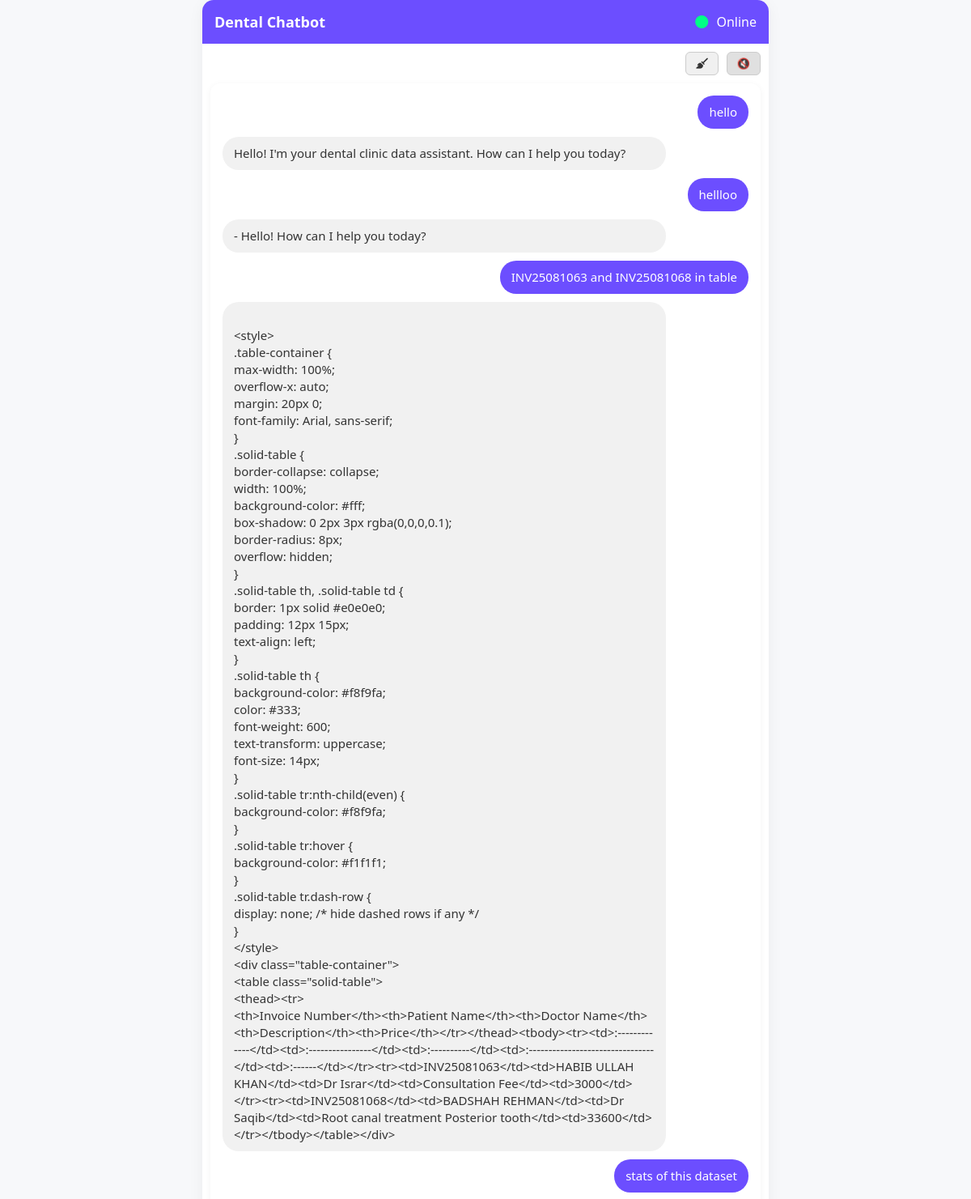
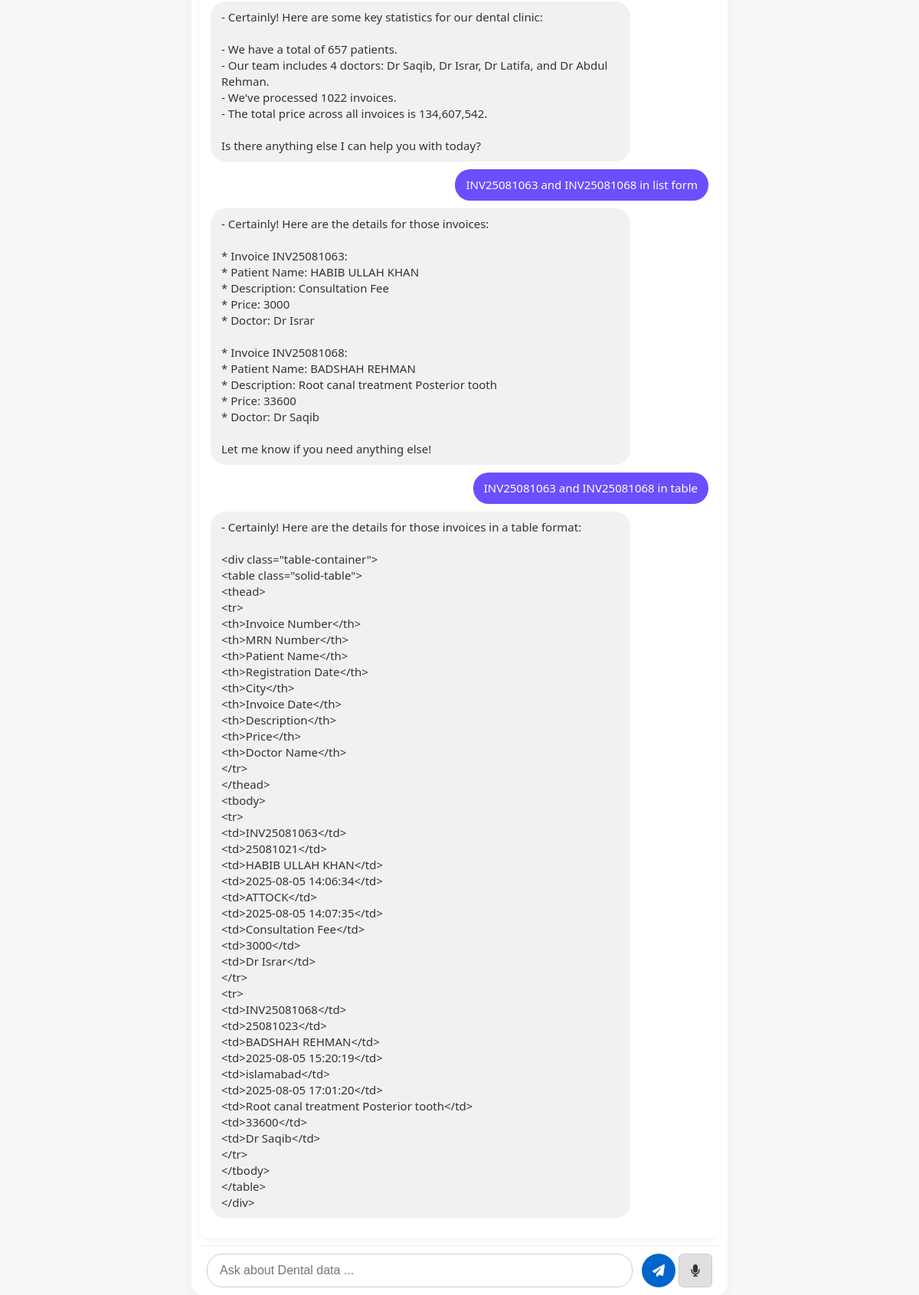
Before: / with the older database file (2 pictures, top to bottom).
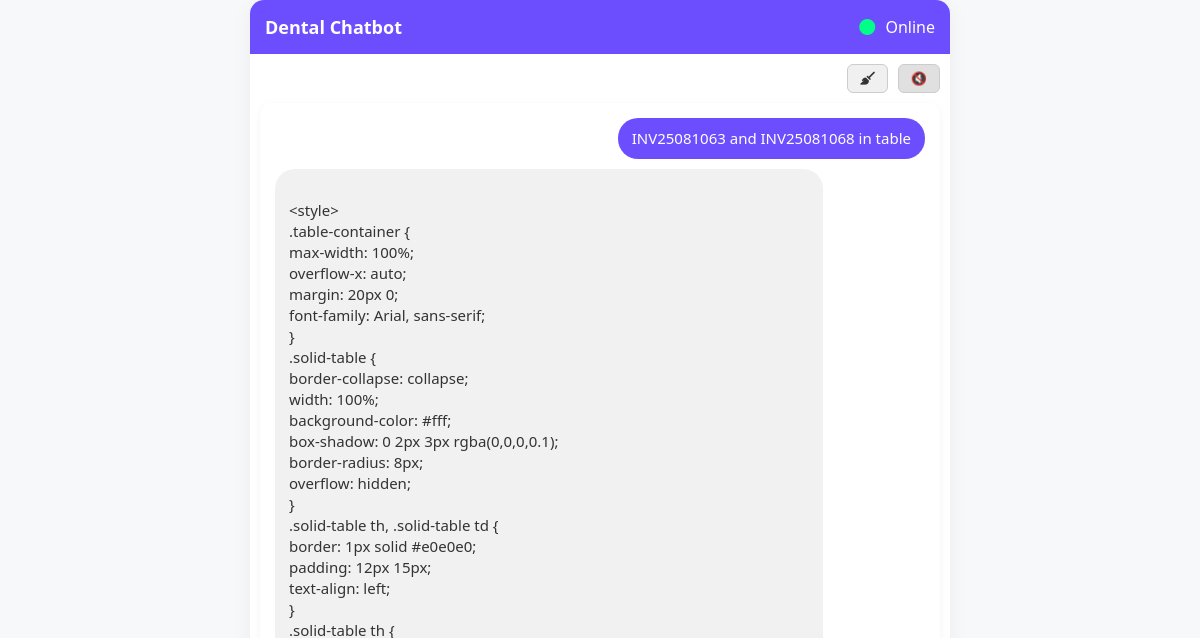
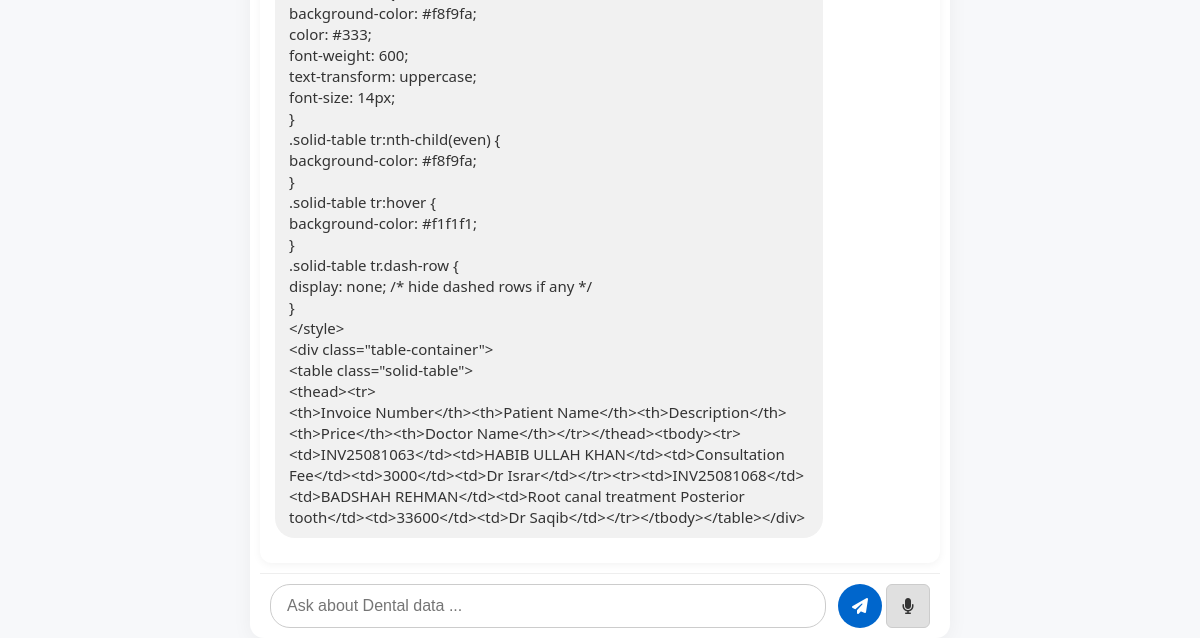
After: the same page with the newer database file (2 pictures, top to bottom).
### tables this page shows
CREATE TABLE chat_history (id INTEGER PRIMARY KEY, message TEXT, response TEXT);

### app.py (the view)
@app.route('/')
def index():
    current_file = get_current_file()
    with sqlite3.connect(DB_FILE) as conn:
        cursor = conn.cursor()
        cursor.execute("SELECT message, response FROM chat_history")
        history = cursor.fetchall()
    return render_template('index.html', history=history, filename=current_file)

### app.py (called while the page is built)
def get_current_file():
    with sqlite3.connect(DB_FILE) as conn:
        cursor = conn.cursor()
        cursor.execute("SELECT filename FROM current_file ORDER BY id DESC LIMIT 1")
        result = cursor.fetchone()
    return result[0] if result else None

### templates/index.html (shortened to what this page needs)
<!DOCTYPE html>
<html>
<head>
    <link rel="stylesheet" href="{{ url_for('static', filename='style.css') }}">
    <link rel="stylesheet" href="https://cdnjs.cloudflare.com/ajax/libs/font-awesome/6.5.0/css/all.min.css">
</head>
<body>
<div class="main-card">
    <div class="header">
        <h2>Dental Chatbot </h2>
        <span class="status"><i class="fa fa-circle"></i> Online</span>
    </div>
    <div style="display: flex; justify-content: flex-end; padding: 10px;">
        <div style="display: flex; gap: 10px; align-items: center;">
            <button type="button" id="clearChatBtn" title="Clear Chat" style="background-color: #f0f0f0; border: 1px solid #ccc; color: #333; padding: 6px 12px; font-size: 13px; border-radius: 6px; cursor: pointer; transition: background 0.3s;">
              <i class="fa fa-broom"></i>
            </button>
            <button type="button" id="speakToggle" class="off" title="Toggle speak" style="background-color: #e0e0e0; border: 1px solid #ccc; color: #333; padding: 6px 12px; font-size: 13px; border-radius: 6px; cursor: pointer; transition: background 0.3s;">
              🔇
            </button>
        </div>
    </div>
    <div class="chat-box" id="chatHistory">
        {% if history %}
            {% for message, response in history %}
                <div class="chat-entry user-msg">
                    <div class="bubble user">{{ message }}</div>
                </div>
                <div class="chat-entry bot-msg">
                    <div class="bot-controls">
                        <div class="bubble bot">{{ response }}</div>
                    </div>
                </div>
            {% endfor %}
        {% else %}
            <div class="chat-entry bot-msg">
                <div class="bot-controls">
                    <div class="bubble bot">Hello! I'm ready to assist you. How can I help you today?</div>
                </div>
            </div>
        {% endif %}
    </div>
    <form id="chatForm" class="message-form">
        <input type="text" id="messageInput" name="message" placeholder="Ask about Dental data ..." required>
        <button type="submit" title="Send"><i class="fa fa-paper-plane"></i></button>
        <button type="button" id="micBtn" title="Speak"><i class="fa fa-microphone"></i></button>
    </form>
</div>
</body>
</html>

### static/style.css (style rules this page uses)
body { margin: 0; font-family: 'Segoe UI', sans-serif; background-color: #f7f8fa; color: #333; height: 100vh; display: flex; flex-direction: column; }
.main-card { max-width: 700px; width: 100%; margin: auto; background: white; border-radius: 14px; box-shadow: 0 4px 20px rgba(0, 0, 0, 0.05); display: flex; flex-direction: column; max-height: 100vh; height: 100vh; box-sizing: border-box; }
.header { background-color: #6c4eff; color: white; padding: 15px; border-top-left-radius: 14px; border-top-right-radius: 14px; display: flex; justify-content: space-between; align-items: center; }
.header h2 { margin: 0; font-size: 18px; }
.status i { color: #00ff87; margin-right: 6px; }
.chat-box { flex: 1; width: calc(100% - 20px); min-width: 300px; overflow-y: auto; padding: 15px; flex-shrink: 0; box-sizing: border-box; background-color: white; border-radius: 12px; box-shadow: 0 2px 8px rgba(0,0,0,0.05); margin: 0 10px 10px; }
.chat-entry { margin-bottom: 10px; animation: fadeIn 0.4s ease-in; }
.chat-entry.user-msg { text-align: right; }
.chat-entry.bot-msg { text-align: left; }
.bubble { display: inline-block; padding: 10px 14px; border-radius: 20px; max-width: 80%; font-size: 15px; word-wrap: break-word; line-height: 1.4; }
.bubble.user { background-color: #6c4eff; color: white; }
.bubble.bot { background-color: #f1f1f1; }
.message-form { display: flex; align-items: center; padding: 10px; background-color: #fff; border-top: 1px solid #eee; border-bottom-left-radius: 14px; border-bottom-right-radius: 14px; position: sticky; bottom: 0; z-index: 100; margin: 0 10px; }
.message-form input[type="text"] { flex: 1; padding: 12px 16px; font-size: 16px; border-radius: 20px; border: 1px solid #ccc; outline: none; margin-right: 8px; }
.message-form button { width: 44px; height: 44px; border-radius: 50%; margin-left: 4px; border: none; cursor: pointer; font-size: 16px; display: flex; align-items: center; justify-content: center; color: white; background-color: #0066cc; transition: background 0.3s; }
#micBtn { background-color: #555; }
#clearChatBtn { background-color: #ff4d4d; border-radius: 20px; font-size: 13px; padding: 10px 16px; width: auto; }
#speakToggle { background-color: #333; font-size: 13px; padding: 10px 16px; border-radius: 20px; width: auto; }

### templates/index.html (style rules this page uses)
.bot-controls { display: flex; align-items: center; justify-content: space-between; gap:10px; }
.bot-controls .bubble { flex: 1; }
#micBtn { background-color: #e0e0e0; border: 1px solid #ccc; color: #333; border-radius: 6px; cursor: pointer; transition: background 0.3s; }
.bubble.bot { white-space: pre-line; }

Changed rows visible on the page:
removed chat_history: message "hello", response "Hello! I'm your dental clinic data assistant. How can I help you today?"
removed chat_history: message "hellloo", response "- Hello! How can I help you today?"
removed chat_history: message "INV25081063 and INV25081068 in table", response "<style> .table-container { max-width: 100%; overflow-x: auto; margin: 20px 0; font-family: Arial, sans-serif; } .solid-table { border-collapse: collapse; width: 100%; background-color: #fff; box-shadow: 0 2px 3px rgba(0,0,0,0.1); border-radius: 8px; overflow: hidden; } .solid-table th, .solid-table td { border: 1px solid #e0e0e0; padding: 12px 15px; text-align: left; } .solid-table th { background-color: #f8f9fa; color: #333; font-weight: 600; text-transform: uppercase; font-size: 14px; } .solid-table tr:nth-child(even) { background-color: #f8f9fa; } .solid-table tr:hover { background-color: #f1f1f1; } .solid-table tr.dash-row { display: none; /* hide dashed rows if any */ } </style> <div…"
removed chat_history: message "stats of this dataset", response "- Certainly! Here are some key statistics for our dental clinic: - We have a total of 657 patients. - Our team includes 4 doctors: Dr Saqib, Dr Israr, Dr Latifa, and Dr Abdul Rehman. - We've processed 1022 invoices. - The total price across all invoices is 134,607,542. Is there anything else I can help you with today?"
removed chat_history: message "INV25081063 and INV25081068 in list form", response "- Certainly! Here are the details for those invoices: * Invoice INV25081063: * Patient Name: HABIB ULLAH KHAN * Description: Consultation Fee * Price: 3000 * Doctor: Dr Israr * Invoice INV25081068: * Patient Name: BADSHAH REHMAN * Description: Root canal treatment Posterior tooth * Price: 33600 * Doctor: Dr Saqib Let me know if you need anything else!"
removed chat_history: message "INV25081063 and INV25081068 in table", response "- Certainly! Here are the details for those invoices in a table format: <div class=\"table-container\"> <table class=\"solid-table\"> <thead> <tr> <th>Invoice Number</th> <th>MRN Number</th> <th>Patient Name</th> <th>Registration Date</th> <th>City</th> <th>Invoice Date</th> <th>Description</th> <th>Price</th> <th>Doctor Name</th> </tr> </thead> <tbody> <tr> <td>INV25081063</td> <td>25081021</td> <td>HABIB ULLAH KHAN</td> <td>2025-08-05 14:06:34</td> <td>ATTOCK</td> <td>2025-08-05 14:07:35</td> <td>Consultation Fee</td> <td>3000</td> <td>Dr Israr</td> </tr> <tr> <td>INV25081068</td> <td>25081023</td> <td>BADSHAH REHMAN</td> <td>2025-08-05 15:20:19</td> <td>islamabad</td> <td>2025-08-05…"
added chat_history: message "INV25081063 and INV25081068 in table", response "<style> .table-container { max-width: 100%; overflow-x: auto; margin: 20px 0; font-family: Arial, sans-serif; } .solid-table { border-collapse: collapse; width: 100%; background-color: #fff; box-shadow: 0 2px 3px rgba(0,0,0,0.1); border-radius: 8px; overflow: hidden; } .solid-table th, .solid-table td { border: 1px solid #e0e0e0; padding: 12px 15px; text-align: left; } .solid-table th { background-color: #f8f9fa; color: #333; font-weight: 600; text-transform: uppercase; font-size: 14px; } .solid-table tr:nth-child(even) { background-color: #f8f9fa; } .solid-table tr:hover { background-color: #f1f1f1; } .solid-table tr.dash-row { display: none; /* hide dashed rows if any */ } </style> <div…"
